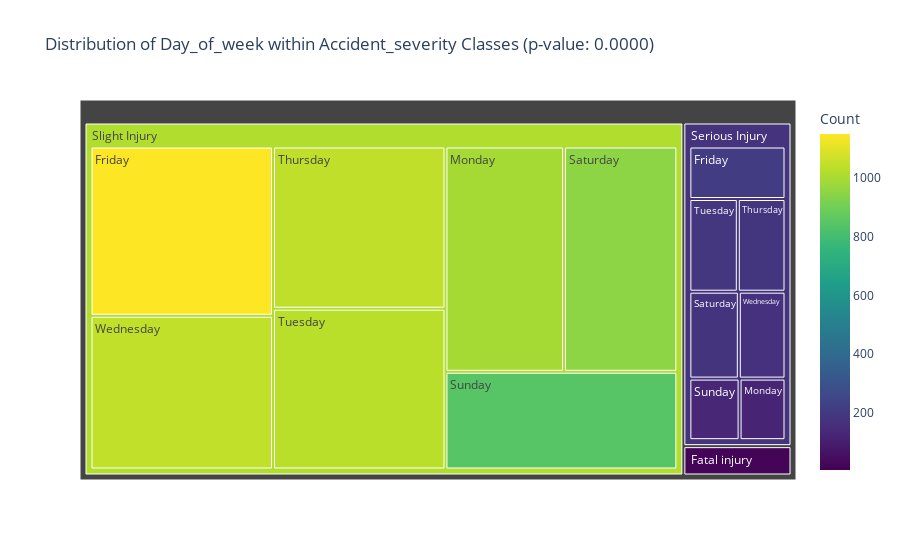
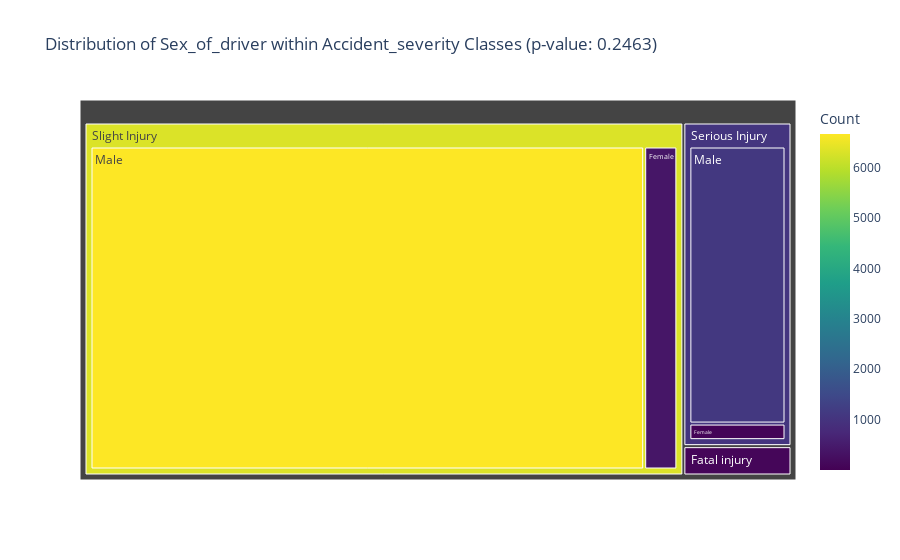
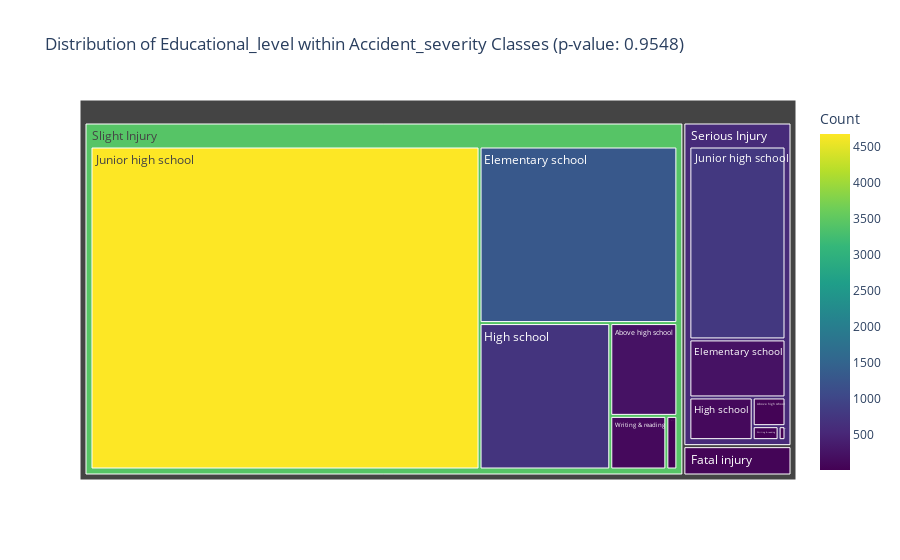
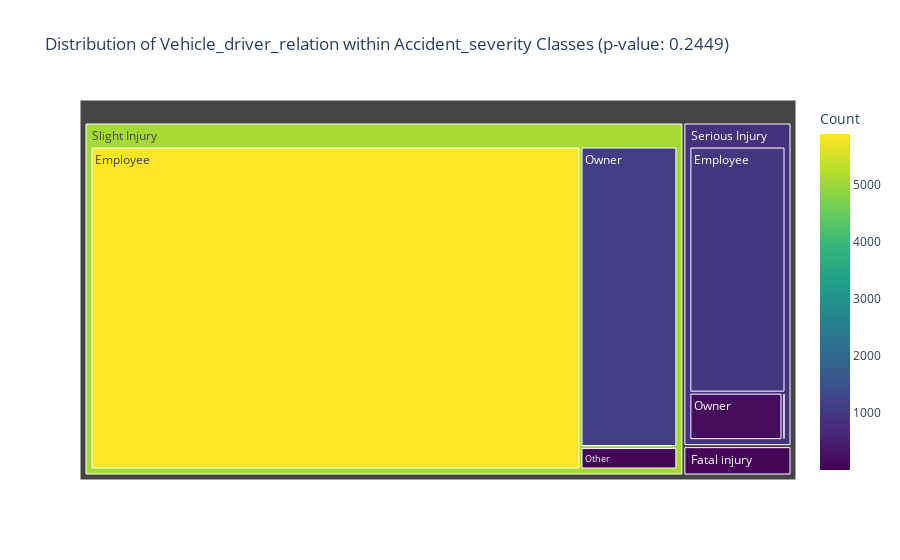

Notebook cell for these charts, in order:
### Code cell
target = "Accident_severity"
for col in df.columns:
    if col == target:
        continue
    else:
        plot_treemap(col, target, df)

### Figure 1 — Plotly figure (JSON) as saved in the notebook; plotly's stock layout.template omitted (floating-point values rounded to 4 significant figures)
{"data": [{"branchvalues": "total", "customdata": [[12], [209], [1151], [4], [117], [995], [24], [178], [951], [25], [128], [844], [17], [183], [1042], [11], [186], [1033], [13], [168], [1045], [18.3], [172.6], [1016.0]], "domain": {"x": [0, 1], "y": [0, 1]}, "hovertemplate": "labels=%{label}<br>Count_sum=%{value}<br>parent=%{parent}<br>id=%{id}<br>Count=%{color}<extra></extra>", "ids": ["Fatal injury/Friday", "Serious Injury/Friday", "Slight Injury/Friday", "Fatal injury/Monday", "Serious Injury/Monday", "Slight Injury/Monday", "Fatal injury/Saturday", "Serious Injury/Saturday", "Slight Injury/Saturday", "Fatal injury/Sunday", "Serious Injury/Sunday", "Slight Injury/Sunday", "Fatal injury/Thursday", "Serious Injury/Thursday", "Slight Injury/Thursday", "Fatal injury/Tuesday", "Serious Injury/Tuesday", "Slight Injury/Tuesday", "Fatal injury/Wednesday", "Serious Injury/Wednesday", "Slight Injury/Wednesday", "Fatal injury", "Serious Injury", "Slight Injury"], "labels": ["Friday", "Friday", "Friday", "Monday", "Monday", "Monday", "Saturday", "Saturday", "Saturday", "Sunday", "Sunday", "Sunday", "Thursday", "Thursday", "Thursday", "Tuesday", "Tuesday", "Tuesday", "Wednesday", "Wednesday", "Wednesday", "Fatal injury", "Serious Injury", "Slight Injury"], "marker": {"coloraxis": "coloraxis", "colors": [12, 209, 1151, 4, 117, 995, 24, 178, 951, 25, 128, 844, 17, 183, 1042, 11, 186, 1033, 13, 168, 1045, 18.3, 172.6, 1016.0]}, "name": "", "parents": ["Fatal injury", "Serious Injury", "Slight Injury", "Fatal injury", "Serious Injury", "Slight Injury", "Fatal injury", "Serious Injury", "Slight Injury", "Fatal injury", "Serious Injury", "Slight Injury", "Fatal injury", "Serious Injury", "Slight Injury", "Fatal injury", "Serious Injury", "Slight Injury", "Fatal injury", "Serious Injury", "Slight Injury", "", "", ""], "type": "treemap", "values": [12, 209, 1151, 4, 117, 995, 24, 178, 951, 25, 128, 844, 17, 183, 1042, 11, 186, 1033, 13, 168, 1045, 106, 1169, 7061]}], "layout": {"coloraxis": {"colorbar": {"title": {"text": "Count"}}, "colorscale": [[0, "#440154"], [0.1111, "#482878"], [0.2222, "#3e4989"], [0.3333, "#31688e"], [0.4444, "#26828e"], [0.5556, "#1f9e89"], [0.6667, "#35b779"], [0.7778, "#6ece58"], [0.8889, "#b5de2b"], [1, "#fde725"]]}, "legend": {"tracegroupgap": 0}, "title": {"text": "Distribution of Day_of_week within Accident_severity Classes (p-value: 0.0000)"}}}

### Figure 2 — Plotly figure (JSON) as saved in the notebook; plotly's stock layout.template omitted (floating-point values rounded to 4 significant figures)
{"data": [{"branchvalues": "total", "customdata": [[2], [66], [399], [104], [1103], [6662], [102.1], [1044.0], [6308.0]], "domain": {"x": [0, 1], "y": [0, 1]}, "hovertemplate": "labels=%{label}<br>Count_sum=%{value}<br>parent=%{parent}<br>id=%{id}<br>Count=%{color}<extra></extra>", "ids": ["Fatal injury/Female", "Serious Injury/Female", "Slight Injury/Female", "Fatal injury/Male", "Serious Injury/Male", "Slight Injury/Male", "Fatal injury", "Serious Injury", "Slight Injury"], "labels": ["Female", "Female", "Female", "Male", "Male", "Male", "Fatal injury", "Serious Injury", "Slight Injury"], "marker": {"coloraxis": "coloraxis", "colors": [2, 66, 399, 104, 1103, 6662, 102.1, 1044.0, 6308.0]}, "name": "", "parents": ["Fatal injury", "Serious Injury", "Slight Injury", "Fatal injury", "Serious Injury", "Slight Injury", "", "", ""], "type": "treemap", "values": [2, 66, 399, 104, 1103, 6662, 106, 1169, 7061]}], "layout": {"coloraxis": {"colorbar": {"title": {"text": "Count"}}, "colorscale": [[0, "#440154"], [0.1111, "#482878"], [0.2222, "#3e4989"], [0.3333, "#31688e"], [0.4444, "#26828e"], [0.5556, "#1f9e89"], [0.6667, "#35b779"], [0.7778, "#6ece58"], [0.8889, "#b5de2b"], [1, "#fde725"]]}, "legend": {"tracegroupgap": 0}, "title": {"text": "Distribution of Sex_of_driver within Accident_severity Classes (p-value: 0.2463)"}}}

### Figure 3 — Plotly figure (JSON) as saved in the notebook; plotly's stock layout.template omitted (floating-point values rounded to 4 significant figures)
{"data": [{"branchvalues": "total", "customdata": [[4], [39], [232], [17], [231], [1301], [11], [112], [713], [4], [22], [71], [768], [4681], [3], [15], [112], [51.66], [562.4], [3424.0]], "domain": {"x": [0, 1], "y": [0, 1]}, "hovertemplate": "labels=%{label}<br>Count_sum=%{value}<br>parent=%{parent}<br>id=%{id}<br>Count=%{color}<extra></extra>", "ids": ["Fatal injury/Above high school", "Serious Injury/Above high school", "Slight Injury/Above high school", "Fatal injury/Elementary school", "Serious Injury/Elementary school", "Slight Injury/Elementary school", "Fatal injury/High school", "Serious Injury/High school", "Slight Injury/High school", "Serious Injury/Illiterate", "Slight Injury/Illiterate", "Fatal injury/Junior high school", "Serious Injury/Junior high school", "Slight Injury/Junior high school", "Fatal injury/Writing & reading", "Serious Injury/Writing & reading", "Slight Injury/Writing & reading", "Fatal injury", "Serious Injury", "Slight Injury"], "labels": ["Above high school", "Above high school", "Above high school", "Elementary school", "Elementary school", "Elementary school", "High school", "High school", "High school", "Illiterate", "Illiterate", "Junior high school", "Junior high school", "Junior high school", "Writing & reading", "Writing & reading", "Writing & reading", "Fatal injury", "Serious Injury", "Slight Injury"], "marker": {"coloraxis": "coloraxis", "colors": [4, 39, 232, 17, 231, 1301, 11, 112, 713, 4, 22, 71, 768, 4681, 3, 15, 112, 51.66, 562.4, 3424.0]}, "name": "", "parents": ["Fatal injury", "Serious Injury", "Slight Injury", "Fatal injury", "Serious Injury", "Slight Injury", "Fatal injury", "Serious Injury", "Slight Injury", "Serious Injury", "Slight Injury", "Fatal injury", "Serious Injury", "Slight Injury", "Fatal injury", "Serious Injury", "Slight Injury", "", "", ""], "type": "treemap", "values": [4, 39, 232, 17, 231, 1301, 11, 112, 713, 4, 22, 71, 768, 4681, 3, 15, 112, 106, 1169, 7061]}], "layout": {"coloraxis": {"colorbar": {"title": {"text": "Count"}}, "colorscale": [[0, "#440154"], [0.1111, "#482878"], [0.2222, "#3e4989"], [0.3333, "#31688e"], [0.4444, "#26828e"], [0.5556, "#1f9e89"], [0.6667, "#35b779"], [0.7778, "#6ece58"], [0.8889, "#b5de2b"], [1, "#fde725"]]}, "legend": {"tracegroupgap": 0}, "title": {"text": "Distribution of Educational_level within Accident_severity Classes (p-value: 0.9548)"}}}

### Figure 4 — Plotly figure (JSON) as saved in the notebook; plotly's stock layout.template omitted (floating-point values rounded to 4 significant figures)
{"data": [{"branchvalues": "total", "customdata": [[84], [980], [5895], [1], [6], [81], [21], [183], [1085], [70.74], [850.2], [5089.0]], "domain": {"x": [0, 1], "y": [0, 1]}, "hovertemplate": "labels=%{label}<br>Count_sum=%{value}<br>parent=%{parent}<br>id=%{id}<br>Count=%{color}<extra></extra>", "ids": ["Fatal injury/Employee", "Serious Injury/Employee", "Slight Injury/Employee", "Fatal injury/Other", "Serious Injury/Other", "Slight Injury/Other", "Fatal injury/Owner", "Serious Injury/Owner", "Slight Injury/Owner", "Fatal injury", "Serious Injury", "Slight Injury"], "labels": ["Employee", "Employee", "Employee", "Other", "Other", "Other", "Owner", "Owner", "Owner", "Fatal injury", "Serious Injury", "Slight Injury"], "marker": {"coloraxis": "coloraxis", "colors": [84, 980, 5895, 1, 6, 81, 21, 183, 1085, 70.74, 850.2, 5089.0]}, "name": "", "parents": ["Fatal injury", "Serious Injury", "Slight Injury", "Fatal injury", "Serious Injury", "Slight Injury", "Fatal injury", "Serious Injury", "Slight Injury", "", "", ""], "type": "treemap", "values": [84, 980, 5895, 1, 6, 81, 21, 183, 1085, 106, 1169, 7061]}], "layout": {"coloraxis": {"colorbar": {"title": {"text": "Count"}}, "colorscale": [[0, "#440154"], [0.1111, "#482878"], [0.2222, "#3e4989"], [0.3333, "#31688e"], [0.4444, "#26828e"], [0.5556, "#1f9e89"], [0.6667, "#35b779"], [0.7778, "#6ece58"], [0.8889, "#b5de2b"], [1, "#fde725"]]}, "legend": {"tracegroupgap": 0}, "title": {"text": "Distribution of Vehicle_driver_relation within Accident_severity Classes (p-value: 0.2449)"}}}
